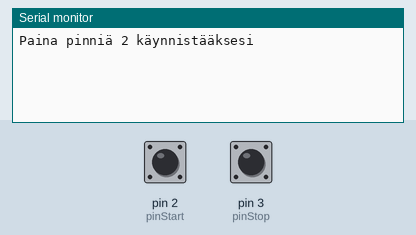
The sketch below on a simulated Arduino Uno, built with avr-gcc and run on an emulated ATmega328P. Parts: the last lines printed to the serial monitor. The test bench sets the inputs (shaded band); at power-on: pin 2 (pinStart) HIGH, pin 3 (pinStop) HIGH.

Above: at 1.2 s.
1.3 s: pin 2 (pinStart) pulled LOW for 0.15 s
At 1.7 s:
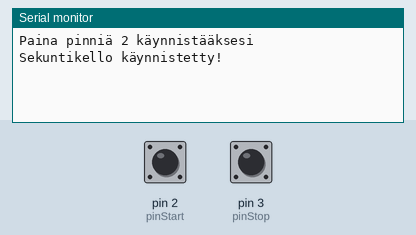
3.8 s: pin 3 (pinStop) pulled LOW for 0.15 s
At 5.1 s:
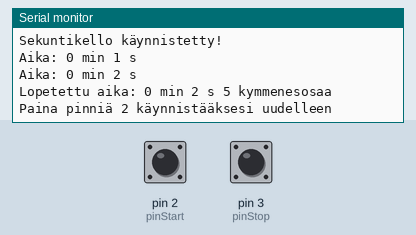
5.4 s: pin 2 (pinStart) pulled LOW for 1 s
At 6.8 s:
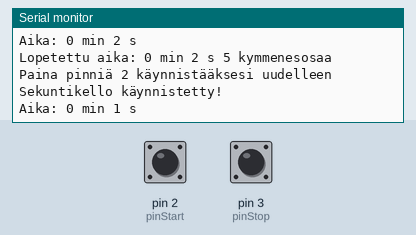
Timing chart, 0 to 8.4 s (numbered marks = the images above; inputs shaded):
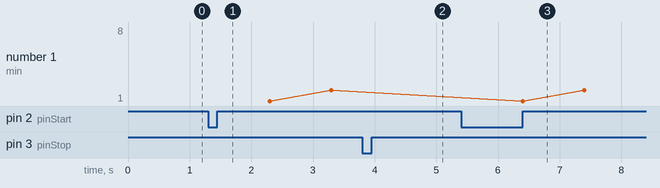

The sketch:

teht1.ino
```cpp
/*
1: Tee sekuntikello käyttäen Loop-rakennetta ja Timeria. Sekuntikellon tulee laskea sekunnin kymmenyksiä, sekunteja ja minuutteja

- Sekuntikello käynnistetään maadoittamalla pinni 2 (voit käyttää keskeytyksiä apuna)

- Sekuntikello päivittää ajan sarjaportille sekunnin välein.

- Sekuntikello pysäytetään maadoittamalla pinni 3, jolloin tulostetaan tarkka aika kymmenyksineen, ja nollataan aika uutta ajanottoa varten.
*/

#include <Arduino.h>

uint8_t pinStart = 2; // Pinni sekuntikellon käynnistämiseen
uint8_t pinStop = 3; // Pinni sekuntikellon pysäyttämiseen

volatile bool running = false; // Sekuntikellon tila
volatile bool shouldStop = false; // Sekuntikellon pysäytys

unsigned long startTime = 0; // Ajanotto alkaa tästä
unsigned long lastPrintTime = 0; // Viimeisin tulostus

unsigned int tenths = 0; // Kymmennyksen
unsigned int seconds = 0; // Sekuntit
unsigned int minutes = 0; // Minuutit

void startTimer() { // Sekuntellon käynnistyksen funktio
    if (!running) { // Jos sekuntikello ei ole käynnissä
        running  = true; // Aseta kello käyntiin
        startTime = millis(); // Aseta aloitusaika
        lastPrintTime = millis(); // Aseta viimeisin tulostus
        Serial.println("Sekuntikello käynnistetty!");
    }
}

void stopTimer() { // Sekuntikellon pysäytyksen funktio
    if (running) { // Jos sekuntikello on käynnissä
        shouldStop = true; // Pysäytä kello
    }
}

void setup() {
    Serial.begin(9600);
    pinMode(pinStart, INPUT_PULLUP); // Asetetaan pinnille 2 sisäinen ylösvetovastus // https://docs.arduino.cc/language-reference/en/variables/constants/inputOutputPullup/
    pinMode(pinStop, INPUT_PULLUP); // Asetetaan pinnille 3 sisäinen ylösvetovastus

    attachInterrupt(digitalPinToInterrupt(pinStart), startTimer, FALLING); // Keskeytys pinnille 2, kun painetaan maahan, eli FALLING // https://www.instructables.com/Arduino-Interrupts/
    attachInterrupt(digitalPinToInterrupt(pinStop), stopTimer, FALLING); // Keskeytys pinnille 3, kun se painetaan maahan, eli FALLING

    Serial.println("Paina pinniä 2 käynnistääksesi");
}

void loop() {
    if (running) { // Jos kello on käynnissä
        unsigned long currentTime = millis(); // Nykyinen aika
        unsigned long elapsed = currentTime - startTime; // Kulunut aika

        tenths = (elapsed / 100) % 10; // Lasketaan kymmenykset
        seconds = (elapsed / 1000) % 60; // Lasketaan sekunnit
        minutes = elapsed / 60000; // Lasketaan minuutit

        if (currentTime - lastPrintTime >= 1000) { // Jos on kulunut sekunti viimeisimmästä tulostuksesta
            Serial.print("Aika: ");
            Serial.print(minutes); // Tulostaa minuutit
            Serial.print(" min ");
            Serial.print(seconds); // Tulostaa sekunnit
            Serial.print(" s ");
            Serial.println();
            lastPrintTime = currentTime; // Päivittää tulostusajan
        }

        if (shouldStop) { // Jos sekuntikello pitäisi pysäyttää
            Serial.print("Lopetettu aika: ");
            Serial.print(minutes); // Tulostaa minuutit
            Serial.print(" min ");
            Serial.print(seconds); // Tulostaa sekunnit
            Serial.print(" s ");
            Serial.print(tenths); // Tulostaa kymmenykset
            Serial.println(" kymmenesosaa");

            running = false; // Pysäyttää sekuntikellon
            shouldStop = false; // Nollaa pysäytyksen
            tenths = 0; // Nollaa kymmenykset
            seconds = 0; // Nollaa sekunnit
            minutes = 0; // Nollaa minuutit

            Serial.println("Paina pinniä 2 käynnistääksesi uudelleen");
        }
    }
}
```

Measured:
- after the input at 1.3 s, the serial monitor: prints a new line at once (image 1)
- after the input at 3.8 s, the serial monitor: prints a new line at once (image 2)
- after the input at 5.4 s, the serial monitor: prints a new line at once (image 3)
- plotted number 1: 2 → 8 after the input at 5.4 s
